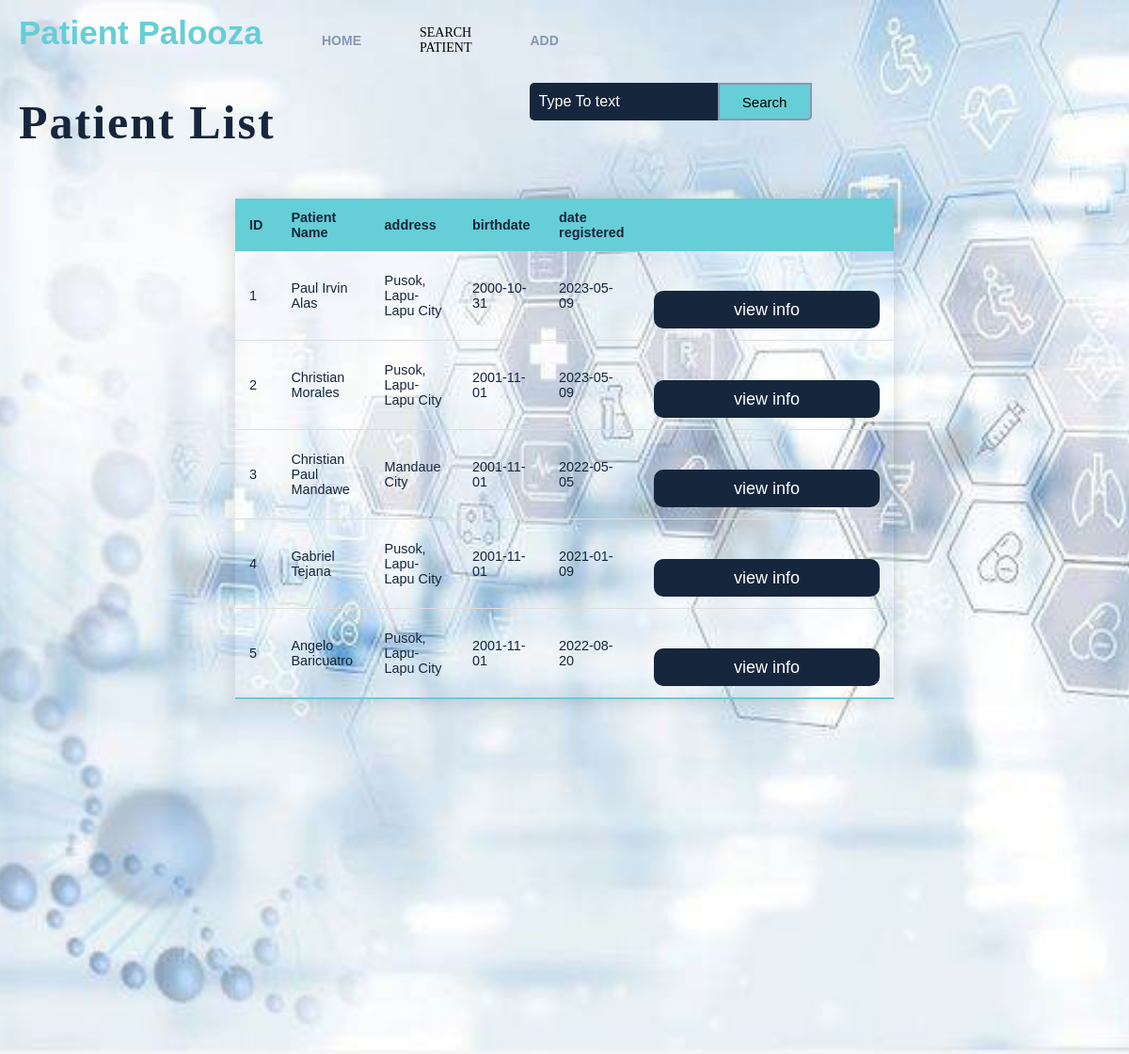
Page /visitDoctor/dPatientList.php on the committed database.
### tables this page shows
create table patient (
	patientId INT AUTO_INCREMENT,
    patientName varChar(50), 	
    patientAddress varChar(255),
    patientBirth date,
    patientPhone varChar(20),
    emergencyContact varChar(255),
	patientDateRegistered date,
	PRIMARY KEY (patientId)
);

### ORM.php (called while the page is built, shortened)
<?php
class MyOrm {
    private $dbString = '';
    private $connection = null;
    public function __construct(string $dbDriver, string $userName, string $passWord, bool $verbose = false) {
        try {
            $this->connection = new PDO($dbDriver, $userName, $passWord);
            $this->connection->setAttribute(PDO::ATTR_ERRMODE, PDO::ERRMODE_EXCEPTION);
            $this->connection->setAttribute(PDO::ATTR_DEFAULT_FETCH_MODE, PDO::FETCH_ASSOC);
        } catch(PDOException $e) {
            echo 'Errors encountered. ' .$e->getMessage();
            die();
        }
    }
    public function connect(){
        return $this->connection;
    }
    public function select(array $fields = null): MyOrm {
        $this->dbString .= ' SELECT ';
            if($fields === null) {
             $fields = ' * ';
             $this->dbString .= $fields;
        }
        return $this;
    }
    public function from(string $tableName): MyOrm {
        $this->dbString .= ' FROM ' .$tableName;
        return $this;
    }
    public function where(string $colName): MyOrm {
        $this->dbString .= ' WHERE ' .$colName;
        return $this;
    }
    public function isLike(string $variable): MyOrm {
        $this->dbString .= " LIKE '%$variable%' ";
        return $this;
    }
    public function sc():MyOrm{
        $this->dbString .= ';';
        return $this;
    }
    public function showQuery(): string {
        return $this->dbString;
    }
    }

### patient/patientQuery.php (called while the page is built, shortened)
<?php
require_once '../ORM.php';
class patientClass extends MyOrm{
public function filterPatient(string $filterValues){
    $sql = $this->select()
                   ->from('patient')
                   ->where("CONCAT(patientId, patientName, patientDateRegistered)")
                   ->isLike($filterValues)
                   ->sc()
                   ->showQuery();
      $stmt = $this->connect()->query($sql);
    return $stmt;
}
}
?>

### visitDoctor/dPatientList.php (the view, shortened to what this page needs)
<?php
require_once '../patient/patientQuery.php';
$pat = new patientClass('mysql:host=localhost;dbname=hospital','root', '', true);
?>
<html lang="en">
<head>
    <link rel="stylesheet" type="text/css" href="../css/style.css?v=2" />
</head>
<body>
    <div class="main">
        <div class="navbar">
            <div class="icon">
                <h2 class="logo">Patient Palooza</h2>
            </div>
            <div class="menu">
                <ul>
                <li><a href="../Index.php">HOME</a></li>
                    <li class="active">SEARCH PATIENT</a></li>
                    <li><a href="addPatient.html">ADD</a></li>
                </ul>
            </div>
        </div>
        <center>
        <div class="content1">
                <div>
                <h1><span>Patient List</span></h1><br>
                </div>
                <div class="search">
                <form action="" method="POST">
                <input class="srch" type="text" name="search" placeholder="Type To text">
                <button class="btn" type="submit">Search</button>
                </form>
                </div>
        </div>
        <div>
        <div>
                <table class="tablestyle">
                    <thead>
                        <tr>
                            <th>ID</th>
                            <th>Patient Name</th>
                            <th>address</th>
                            <th>birthdate</th>
                            <th>date registered</th>
                            <th></th>
                        </tr>
                    </thead>
                    <tbody>
                        <?php
                                    if(!isset($_POST['search'])){
                                        $filterValues = "";
                                    }else{
                                    $filterValues = $_POST['search'];
                                    }
                                    $query = $pat->filterPatient($filterValues);
                                    $count = $query->rowCount();
                                    if($count > 0)
                                        {
                                            foreach($query as $items){
                                                 ?>
                                                <tr>
                                                    <td><?= $items['patientId'] ?></td>
                                                    <td><?=  $items['patientName']?></td>
                                                    <td><?=  $items['patientAddress']?></td>
                                                    <td><?=  $items['patientBirth']?></td>
                                                    <td><?=  $items['patientDateRegistered']?></td>
                                                    <td><form action="patientView.php" method="POST" enctype="multipart/form-data"><button class="btnn" name="submit">view info</button></form></td>
                                                </tr>
                                                <?php
                                            }
                                        }
                                        else
                                        {
                                            ?>
                                            <tr>
                                                    <td colspan="6">No Record Found</td>
                                                </tr>
                                            <?php
                                        }
                        ?>
                    </tbody>
                </table>
            </div>
        </div>
        </center>
    </div>
</body>
</html>

### css/style.css (style rules this page uses)
* { margin: 0; padding: 0; }
.main { width: 100%; background: linear-gradient(to top, rgba(0,0,0,0.5)50%,rgba(0,0,0,0.5)50%), url(1.jpg); background-position: center; background-size: cover; height: 140vh; background-image: url("BGimage6.jpg"); position: relative; }
.navbar { width: 1200px; height: 75px; margin: auto; }
.icon { width: 200px; float: left; height: 70px; }
.logo { color: #66CED6; font-size: 35px; font-family: Arial; padding-left: 20px; float: left; padding-top: 10px; margin-top: 5px; width: 400px; }
.menu { padding-left: 80px; width: 300px; float: left; height: 70px; }
ul { float: left; display: flex; justify-content: center; align-items: center; }
ul li { list-style: none; margin-left: 62px; margin-top: 27px; font-size: 14px; }
ul li a { text-decoration: none; color: #8797B2; font-family: Arial; font-weight: bold; transition: 0.4s ease-in-out; }
.search { width: 300px; float: left; margin-left: 270px; display: flex; flex-direction: row; }
.srch { font-family: 'Times New Roman'; width: 200px; height: 40px; background: #16263C; border: 2px #FAC9B8; margin-top: 13px; color: #FAC9B8; border-right: none; font-size: 16px; float: left; padding: 10px; border-bottom-left-radius: 5px; border-top-left-radius: 5px; }
.btn { width: 100px; height: 40px; background: #66CED6; border: 2px solid #8797B2; margin-top: 13px; color: #000; font-size: 15px; border-bottom-right-radius: 5px; border-bottom-right-radius: 5px; transition: 0.2s ease; cursor: pointer; }
.content1 { width: 1200px; height: auto; margin: auto; color: #16263C; position: relative; display: flex; }
.content1 h1 { font-family: 'Times New Roman'; font-size: 50px; padding-left: 20px; margin-top: 9%; letter-spacing: 2px; margin-bottom: 3%; }
::placeholder { color: #fff; font-family: Arial; }
.btnn { width: 240px; height: 40px; background:#16263C; border: none; margin-top: 30px; font-size: 18px; border-radius: 10px; cursor: pointer; color: #fff; transition: 0.4s ease; }
.tablestyle { border-collapse: collapse; margin: 25px 250px; padding-left: 350px; font-size: 0.9em; font-family: sans-serif; min-width: 400px; box-shadow: 0 0 20px rgba(0, 0, 0, 0.15); }
.tablestyle thead tr { background: #66CED6; color: #ffffff; text-align: left; }
.tablestyle th, .tablestyle td { padding: 12px 15px; color:#16263C; }
.tablestyle tbody tr { border-bottom: 1px solid #dddddd; }
.tablestyle tbody tr:last-of-type { border-bottom: 2px solid #66CED6; }

### rows in the picture
patient: patientId "1", patientName "Paul Irvin Alas", patientAddress "Pusok, Lapu-Lapu City", patientBirth "2000-10-31", patientDateRegistered "2023-05-09"
patient: patientId "2", patientName "Christian Morales", patientAddress "Pusok, Lapu-Lapu City", patientBirth "2001-11-01", patientDateRegistered "2023-05-09"
patient: patientId "3", patientName "Christian Paul Mandawe", patientAddress "Mandaue City", patientBirth "2001-11-01", patientDateRegistered "2022-05-05"
patient: patientId "4", patientName "Gabriel Tejana", patientAddress "Pusok, Lapu-Lapu City", patientBirth "2001-11-01", patientDateRegistered "2021-01-09"
patient: patientId "5", patientName "Angelo Baricuatro", patientAddress "Pusok, Lapu-Lapu City", patientBirth "2001-11-01", patientDateRegistered "2022-08-20"
